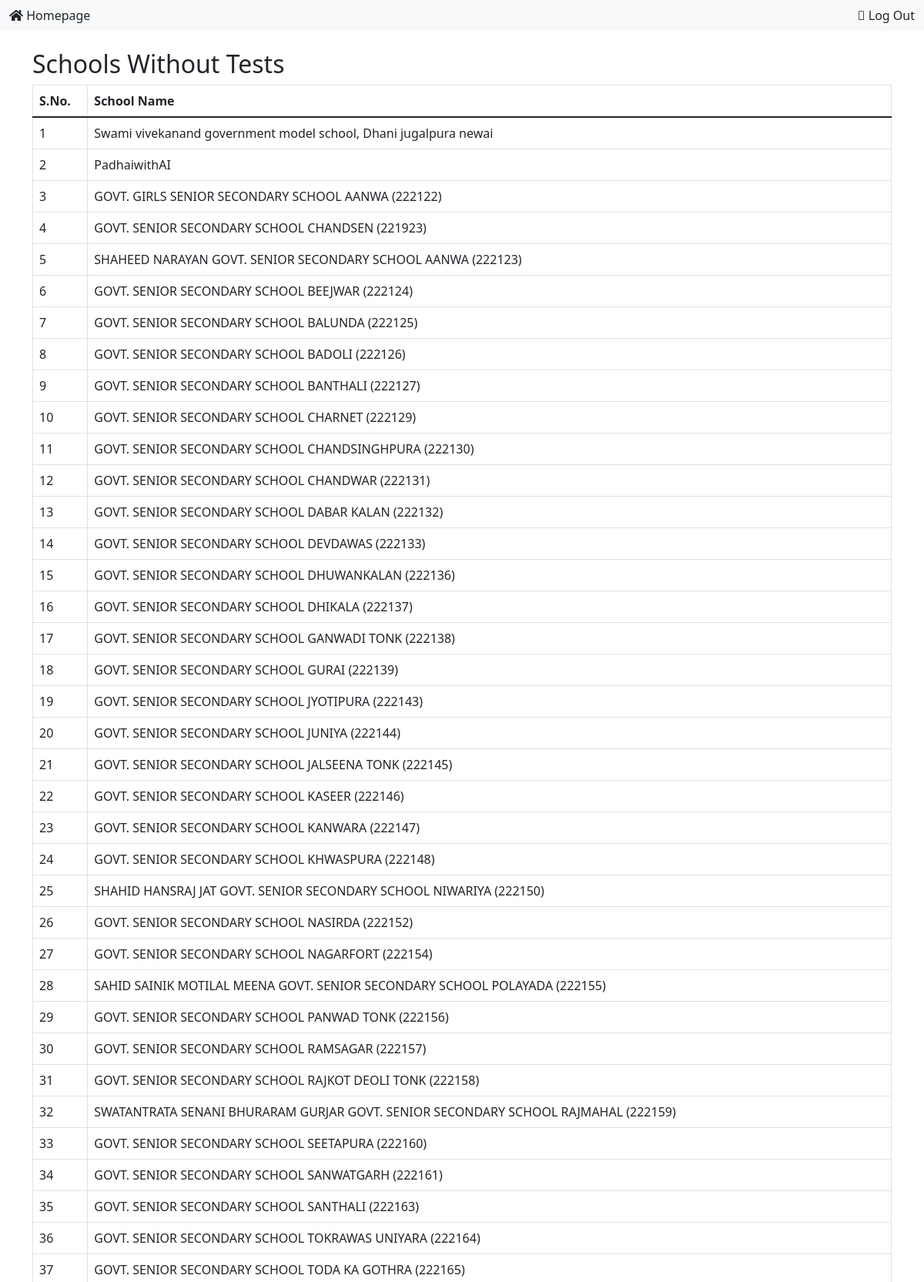
The page /report/schools-without-tests/ (signed in, upper part) on the database its author committed.
### school_app/models.py (models this page shows, shortened)
class School(models.Model):
    name = models.CharField(max_length=100)
    admin = models.OneToOneField(CustomUser, on_delete=models.CASCADE, related_name='administered_school')
    created_by = models.ForeignKey(CustomUser, on_delete=models.CASCADE, related_name='created_schools', null=True)
    created_at = models.DateTimeField(auto_now_add=True)

### school_app/views.py (the view)
# urls.py: path('report/schools-without-tests/', views.schools_without_tests, name='schools_without_tests'),
@login_required
def schools_without_tests(request):
    schools = School.objects.annotate(test_count=Count('student__marks__test')).filter(test_count=0)
    context = {'schools': schools}
    return render(request, 'schools_without_tests.html', context)

### school_app/templates/schools_without_tests.html (shortened to what this page needs)
{% extends 'school_app/base.html' %}
{% block content %}
<h2>Schools Without Tests</h2>
<table class="table table-bordered">
  <thead>
    <tr>
      <th>S.No.</th>
      <th>School Name</th>
    </tr>
  </thead>
  <tbody>
    {% for school in schools %}
      <tr>
        <td>{{ forloop.counter }}</td>
        <td>{{ school.name }}</td>
      </tr>
    {% empty %}
      <tr>
        <td colspan="1">No schools without tests found.</td>
      </tr>
    {% endfor %}
  </tbody>
</table>
{% endblock %}

### rows shown on the page
School: name "Swami vivekanand government model school, Dhani jugalpura newai"
School: name "PadhaiwithAI"
School: name "GOVT. GIRLS SENIOR SECONDARY SCHOOL AANWA (222122)"
School: name "GOVT. SENIOR SECONDARY SCHOOL CHANDSEN (221923)"
School: name "SHAHEED NARAYAN GOVT. SENIOR SECONDARY SCHOOL AANWA (222123)"
School: name "GOVT. SENIOR SECONDARY SCHOOL BEEJWAR (222124)"
School: name "GOVT. SENIOR SECONDARY SCHOOL BALUNDA (222125)"
School: name "GOVT. SENIOR SECONDARY SCHOOL BADOLI (222126)"
School: name "GOVT. SENIOR SECONDARY SCHOOL BANTHALI (222127)"
School: name "GOVT. SENIOR SECONDARY SCHOOL CHARNET (222129)"
School: name "GOVT. SENIOR SECONDARY SCHOOL CHANDSINGHPURA (222130)"
School: name "GOVT. SENIOR SECONDARY SCHOOL CHANDWAR (222131)"
School: name "GOVT. SENIOR SECONDARY SCHOOL DABAR KALAN (222132)"
School: name "GOVT. SENIOR SECONDARY SCHOOL DEVDAWAS (222133)"
School: name "GOVT. SENIOR SECONDARY SCHOOL DHUWANKALAN (222136)"
School: name "GOVT. SENIOR SECONDARY SCHOOL DHIKALA (222137)"
School: name "GOVT. SENIOR SECONDARY SCHOOL GANWADI TONK (222138)"
School: name "GOVT. SENIOR SECONDARY SCHOOL GURAI (222139)"
School: name "GOVT. SENIOR SECONDARY SCHOOL JYOTIPURA (222143)"
School: name "GOVT. SENIOR SECONDARY SCHOOL JUNIYA (222144)"
School: name "GOVT. SENIOR SECONDARY SCHOOL JALSEENA TONK (222145)"
School: name "GOVT. SENIOR SECONDARY SCHOOL KASEER (222146)"
School: name "GOVT. SENIOR SECONDARY SCHOOL KANWARA (222147)"
School: name "GOVT. SENIOR SECONDARY SCHOOL KHWASPURA (222148)"
School: name "SHAHID HANSRAJ JAT GOVT. SENIOR SECONDARY SCHOOL NIWARIYA (222150)"
School: name "GOVT. SENIOR SECONDARY SCHOOL NASIRDA (222152)"
School: name "GOVT. SENIOR SECONDARY SCHOOL NAGARFORT (222154)"
School: name "SAHID SAINIK MOTILAL MEENA GOVT. SENIOR SECONDARY SCHOOL POLAYADA (222155)"
School: name "GOVT. SENIOR SECONDARY SCHOOL PANWAD TONK (222156)"
School: name "GOVT. SENIOR SECONDARY SCHOOL RAMSAGAR (222157)"
School: name "GOVT. SENIOR SECONDARY SCHOOL RAJKOT DEOLI TONK (222158)"
School: name "SWATANTRATA SENANI BHURARAM GURJAR GOVT. SENIOR SECONDARY SCHOOL RAJMAHAL (222159)"
School: name "GOVT. SENIOR SECONDARY SCHOOL SEETAPURA (222160)"
School: name "GOVT. SENIOR SECONDARY SCHOOL SANWATGARH (222161)"
School: name "GOVT. SENIOR SECONDARY SCHOOL SANTHALI (222163)"
School: name "GOVT. SENIOR SECONDARY SCHOOL TOKRAWAS UNIYARA (222164)"
School: name "GOVT. SENIOR SECONDARY SCHOOL TODA KA GOTHRA (222165)"
